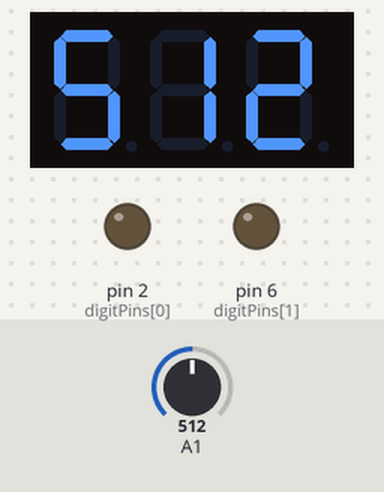
Simulated run of this sketch. Board: Arduino Uno, built with avr-gcc and run on an emulated ATmega328P. Parts: 3-digit seven-segment display, output pins drawn as LEDs (lit = HIGH). Wiring (inferred from the names in the program): 3-digit 7-segment display, segments lit when LOW: segments pin 7, pin 8, pin 9, pin 10, pin 11, pin 12, pin 13, A0; digit selects pin 5, pin 4, pin 3. Inputs (shaded band) come from the test bench; at power-on: A1 = 512. The segment pins are drawn as the display they are named for; pins used as bus, display or sensor lines are not drawn.

Above: at 1.2 s.
1.3 s: A1 set to 984
At 2.5 s:
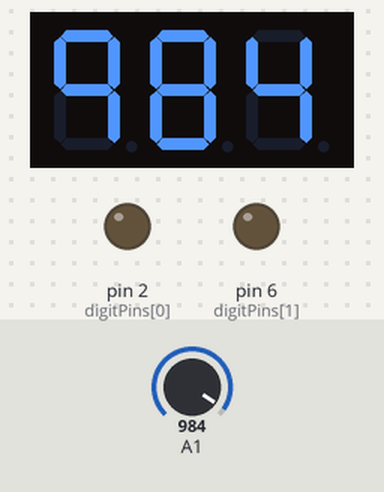
2.8 s: A1 set to 1007
At 3.6 s:
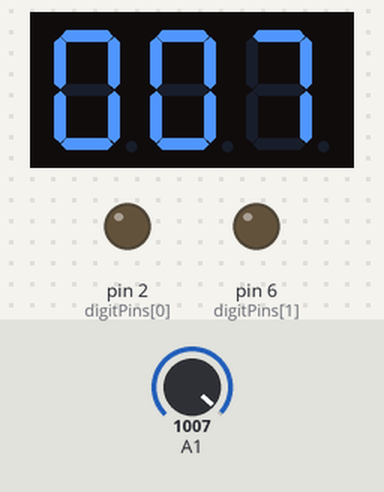
5.8 s: A1 set to 1023
At 7.4 s:
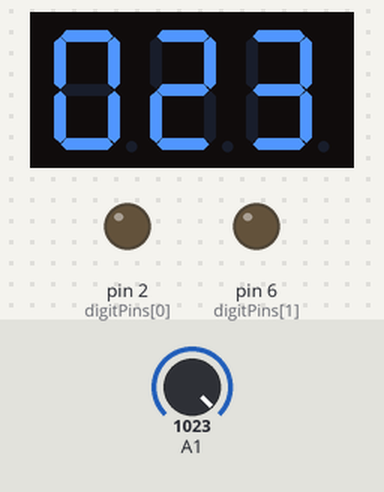
Timing chart, 0 to 8.9 s (numbered marks = the images above; inputs shaded):
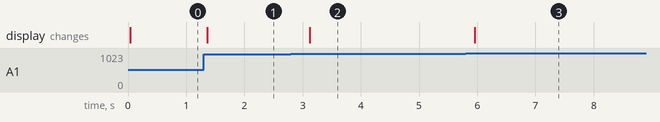

The sketch:

salvage7segtest1.ino
```cpp
//using salvaged vcr player led 7 seg display
//it works!


const int numeral[10] = {
  //sABCDEFG
  B10000001, //0
  B11001111, //1
  B10010010, //2
  B10000110, //3
  B11001100, //4
  B10100100, //5
  B10100000, //6
  B10001111, //7
  B10000000, //8
  B10001100, //9
};
//                          G  F  E   D C B A
const int segmentPins[] = {13,12,11,10,9,8,7,A0};

const int nbrDigits = 5;

//                                m 1 2 3 4
const int digitPins[nbrDigits] = {2,6,5,4,3};

void setup(){

  for(int i=0; i<8; i++){

    pinMode(segmentPins[i], OUTPUT);

  }

  for(int i=0; i<nbrDigits; i++){
    pinMode(digitPins[i], OUTPUT);
  }

}

void loop(){
  //int value =42;
  int value = analogRead(1);
  showNumber(value);


  //delay(50);
}

void showNumber(int number){

  if(number ==0){
    showDigit(0,nbrDigits-1);
  }else{
    //leftmost digit is 0, right is one less than number of spaces
    for(int digit = nbrDigits-1; digit >=0; digit--){
      if(number > 0){
        showDigit(number % 10, digit);
        number = number / 10;
      }
    }
  }
}

//display number at digit
void showDigit(int number,  int digit){
  digitalWrite(digitPins[digit],HIGH);
  for(int segment = 0;segment < 8; segment++){
    boolean isBitSet = bitRead(numeral[number], segment);
    //isBitSet will be true if given bit is 1
    //isBitSet = ! isBitSet; //remove if common cathode
    digitalWrite( segmentPins[segment], isBitSet);

  }
  delay(5);
  digitalWrite(digitPins[digit], LOW);
}
```

Measured:
- after the input at 1.3 s, the display: changes after 0.06 s (image 1)
- after the input at 2.8 s, the display: changes after 0.33 s (image 2)
- after the input at 5.8 s, the display: changes after 0.16 s (image 3)
